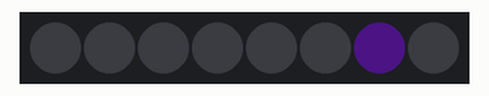
A program run on a simulated Raspberry Pi Pico running MicroPython. On the bench: 8 RGB LEDs in strip order, left to right. Dim RGB values are drawn brighter than linear; random numbers come from a fixed seed; library files of the repository ran but are not shown: ws2812b.py.

Above: at 0.07 s.
At 5.0 s:
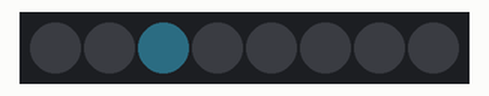
At 9.93 s:
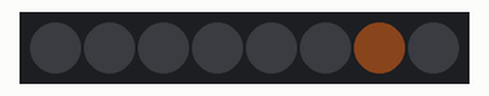
At 19.91 s:
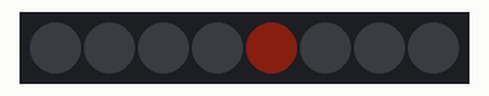
At 29.78 s:
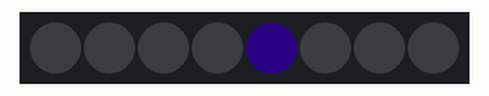
At 39.86 s:
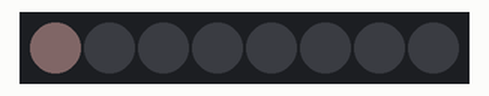
Timing chart, 0 to 40.0 s (numbered marks = the images above):
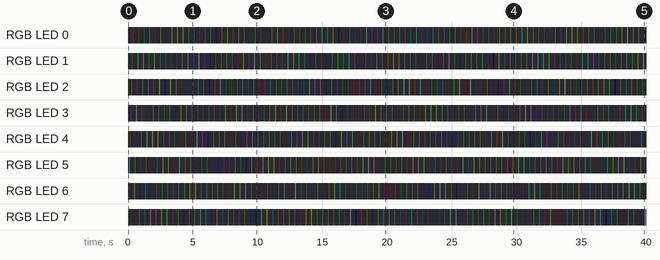

The program:

marquee.py
```python
import ws2812b
import random
import utime

ring_pin = 17
numpix = 8
strip = ws2812b.ws2812b(numpix, 0, ring_pin)
strip.fill(0,0,0)
strip.show()

while True:
    for i in range(numpix  - 1, -1, -1):
        strip.fill(0,0,0)
        r = random.randint(0, 10)
        g = random.randint(0, 10)
        b = random.randint(0, 10)
        strip.set_pixel(i, r, g, b)
        strip.show()
        utime.sleep(.05)
```
